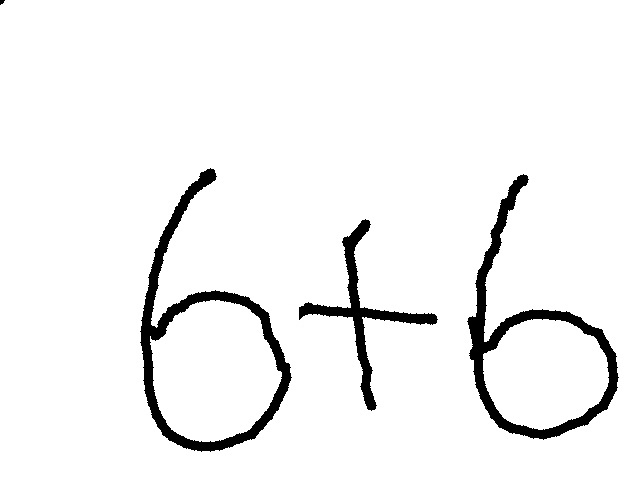
#> input picture images/formula.jpg, 640 x 480 px
$ python extract_chars.py
#> lines starting #> are read from the running program, lines starting #| are printed output that depends on the picture; after the words box and inside, x2 and y2 are one past the last pixel; in counts of white or black regions, pixels touching at a corner belong together
import cv2
import numpy as np


def extract_chars(image):
    # initial seed would be at (0, 0) and make it white
    if isinstance(image, str):
        gray = cv2.imread(image, 0)
    elif isinstance(image, np.ndarray):
        if len(image.shape) == 3:
            gray = cv2.cvtColor(image, cv2.COLOR_BGR2GRAY)
        else:
            gray = image
    gray[:20, :20] = 255
    cv2.imshow('', gray)
    cv2.waitKey(0)
    cv2.destroyAllWindows()
    # get rid of margin
    for r in range(gray.shape[0]):
        if gray[r, :].any():
            top = max(r - 10, 0)
            break
    for r in range(gray.shape[0]-1, -1, -1):
        if gray[r, :].any():
            bottom = min(r + 10, gray.shape[0])
            break
    for c in range(gray.shape[1]):
        if gray[:, c].any():
            left = max(c - 10, 0)
            break
    for c in range(gray.shape[1]-1, -1, -1):
        if gray[:, c].any():
            right = min(c + 10, gray.shape[1])
            break
    gray_margin_cut = gray[top:bottom, left:right]
    charac_hei = bottom - top

    # split horizontally
    # histogram of gray is not needed
    split_left = []
    split_right = []
    for idx_sp in range(gray_margin_cut.shape[1]-1):
        if not gray_margin_cut[:, idx_sp].any() and gray_margin_cut[:, idx_sp+1].any():
            # black | white
            split_left.append(idx_sp)
        elif gray_margin_cut[:, idx_sp].any() and not gray_margin_cut[:, idx_sp+1].any():
            # white | black
            split_right.append(idx_sp)
    split_interval = list(zip(split_left, split_right))

    # adapt margin
    characs = []
    for i in split_interval:
        charac = gray_margin_cut[:, i[0]:i[1]]
        dis_hei_wid = (charac_hei - (i[1] - i[0])) // 2
        if dis_hei_wid > (i[1] - i[0]) * 0.1:
            charac = np.pad(charac, ((0, 0), (dis_hei_wid, dis_hei_wid)), 'constant')

        characs.append(
            cv2.threshold(
                cv2.resize(charac, (28, 28), cv2.INTER_CUBIC),
                20, 255, cv2.THRESH_BINARY
            )[1]
        )


    return characs


def main():
    gray = cv2.threshold(
        cv2.imread('./images/formula.jpg', 0), 200, 255, cv2.THRESH_BINARY_INV
    )[1]
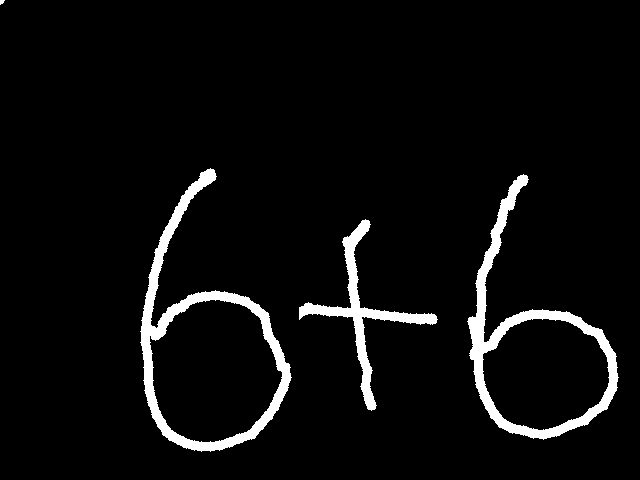
#> gray: shape (480, 640); 4.9% white; 4 white regions (1 under 20 px), largest, box (x1, y1, x2, y2) and area: (140, 168, 292, 452) 6174, (467, 174, 619, 440) 5754, (299, 219, 438, 411) 3150
    import matplotlib.pyplot as plt
    characs = extract_chars(gray)
#> in extract_chars, `gray[:20, :20] = 255`:
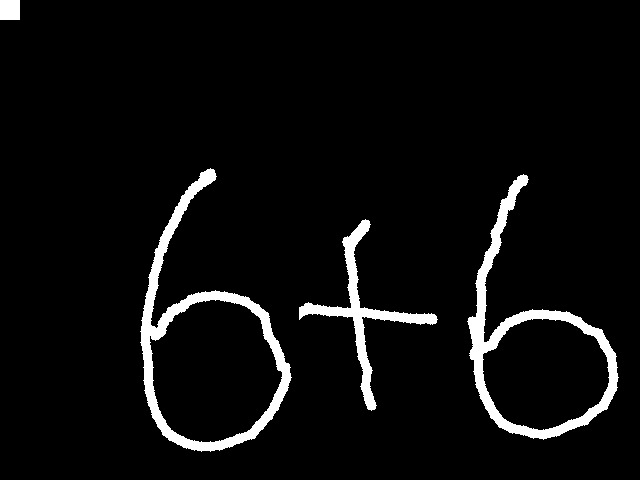
#> gray: shape (480, 640); 5% white; 4 white regions, box (x1, y1, x2, y2) and area: (140, 168, 292, 452) 6174, (467, 174, 619, 440) 5754, (299, 219, 438, 411) 3150, (0, 0, 20, 20) 400
#> in extract_chars, `gray_margin_cut = gray[top:bottom, left:right]`:
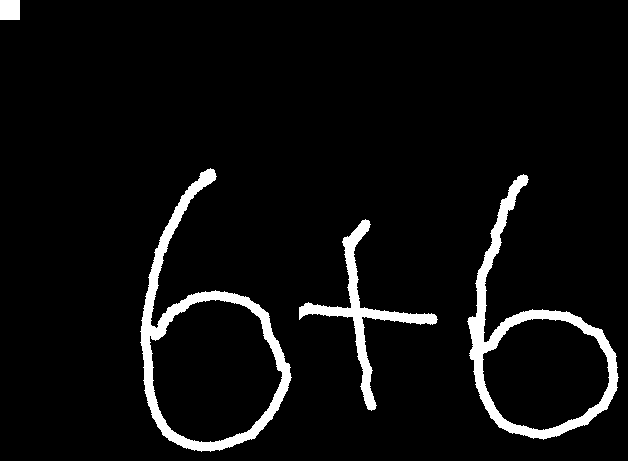
#> gray_margin_cut: shape (461, 628); 5.3% white; 4 white regions, box (x1, y1, x2, y2) and area: (140, 168, 292, 452) 6174, (467, 174, 619, 440) 5754, (299, 219, 438, 411) 3150, (0, 0, 20, 20) 400
#> after the loop in extract_chars, `for idx_sp in range(gray_margin_cut.shape[1]-1):`: split_left = [139, 298, 466]; split_right = [19, 291, 437, 618]
#> in extract_chars, `split_interval = list(zip(split_left, split_right))`: split_interval = [(139, 19), (298, 291), (466, 437)]
#> the loop in extract_chars, `for i in split_interval:` made 3 passes
#> (i, dis_hei_wid) on passes 1 to 3: ((139, 19), 290), ((298, 291), 234), ((466, 437), 245)
#> after the loop in extract_chars, `for i in split_interval:`: characs = 3 items
#> characs = 3 items
    for c in characs:
        plt.imshow(c, cmap='gray')
        plt.show()
#> this loop made 3 passes
#> pass 1, in main, `plt.show()`:
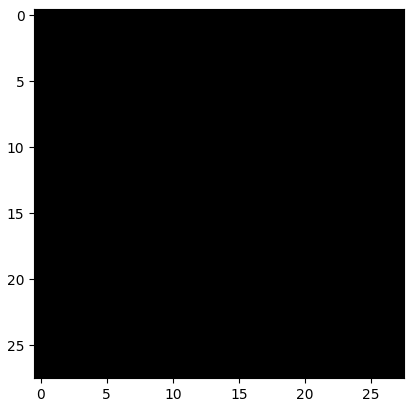
#> figure drawn by matplotlib, 1 panel


if __name__ == '__main__':
    main()

$ run again, with images/1+1.jpg copied over images/formula.jpg
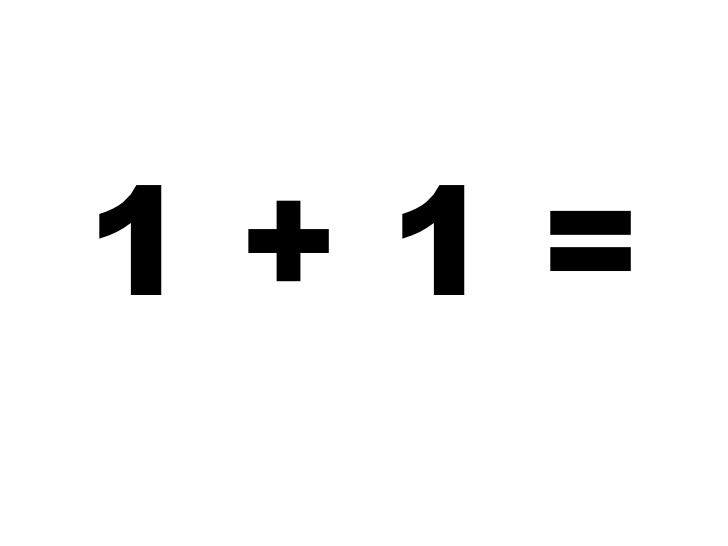
#> input picture images/1+1.jpg, 728 x 546 px
#> in extract_chars, `gray[:20, :20] = 255`:
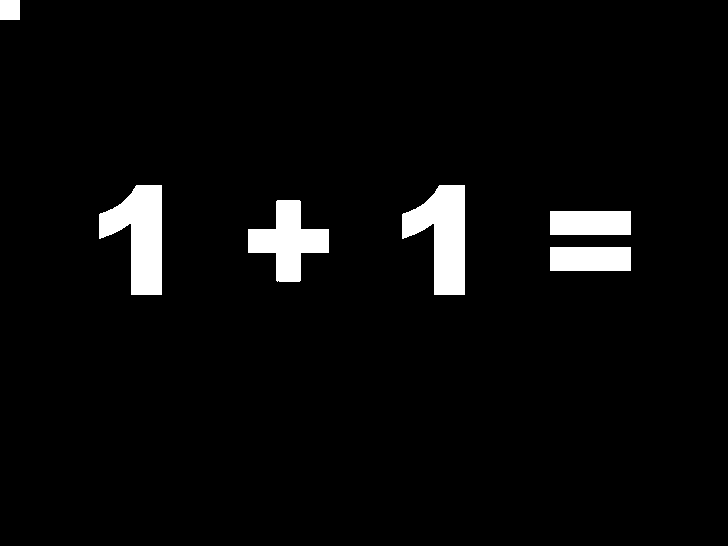
#> gray: shape (546, 728); 4.1% white; 6 white regions, box (x1, y1, x2, y2) and area: (99, 185, 162, 295) 4234, (402, 185, 465, 295) 4234, (248, 200, 329, 282) 3389, (550, 211, 631, 235) 1944, (550, 247, 631, 271) 1944, (0, 0, 20, 20) 400
#> in extract_chars, `gray_margin_cut = gray[top:bottom, left:right]`:
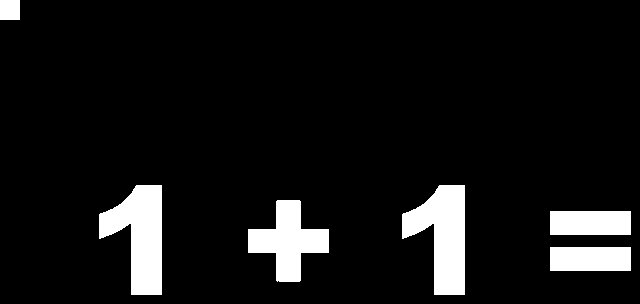
#> gray_margin_cut: shape (304, 640); 8.3% white; 6 white regions, box (x1, y1, x2, y2) and area: (99, 185, 162, 295) 4234, (402, 185, 465, 295) 4234, (248, 200, 329, 282) 3389, (550, 211, 631, 235) 1944, (550, 247, 631, 271) 1944, (0, 0, 20, 20) 400
#> after the loop in extract_chars, `for idx_sp in range(gray_margin_cut.shape[1]-1):`: split_left = [98, 247, 401, 549]; split_right = [19, 161, 328, 464, 630]
#> split_interval = [(98, 19), (247, 161), (401, 328), (549, 464)]
#> the loop in extract_chars, `for i in split_interval:` made 4 passes
#> (i, dis_hei_wid) on passes 1 to 4: ((98, 19), 191), ((247, 161), 195), ((401, 328), 188), ((549, 464), 194)
#> after the loop in extract_chars, `for i in split_interval:`: characs = 4 items
#> the loop in main, `for c in characs:` made 4 passes
